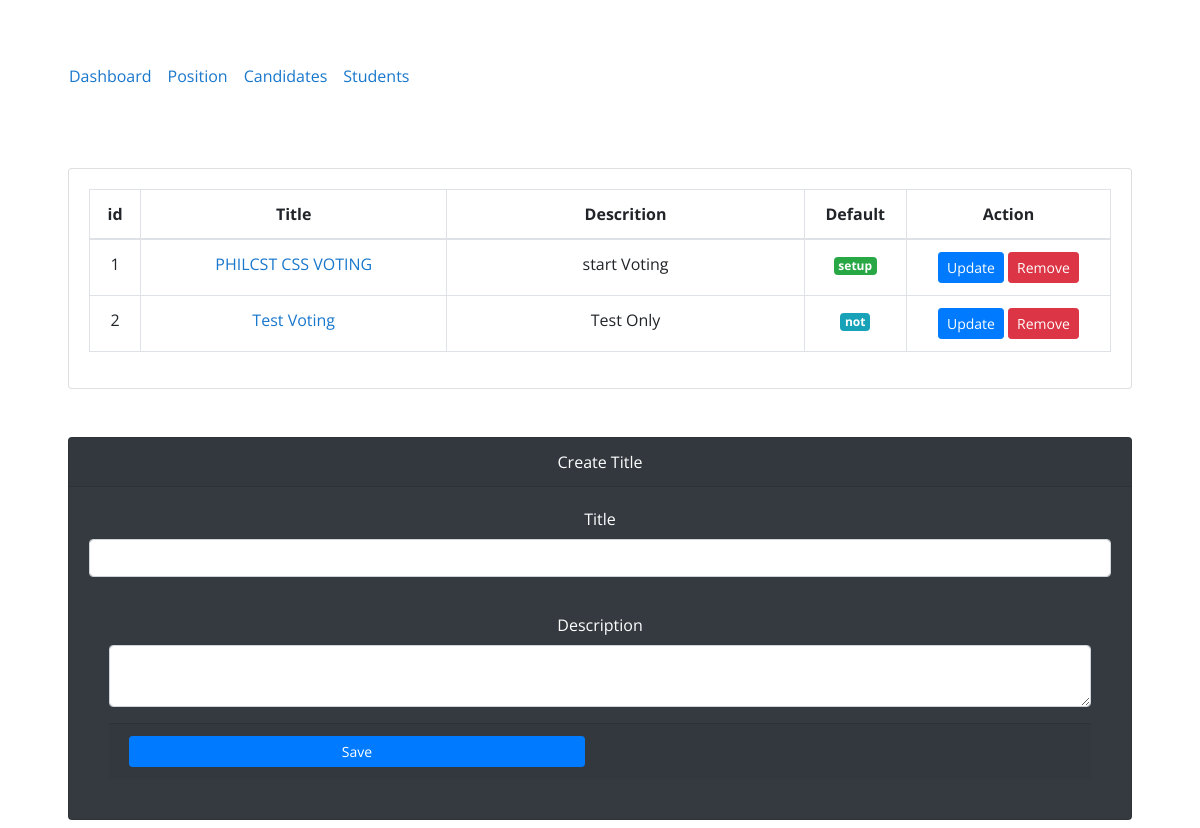
Page /index.php?page=voting_list (signed in) on the committed database.
### tables this page shows
CREATE TABLE `voting_list` (
  `id` int(30) NOT NULL,
  `title` varchar(250) NOT NULL,
  `description` text NOT NULL,
  `is_default` tinyint(1) NOT NULL DEFAULT 0
);

### voting_list.php (the view, shortened to what this page needs)
<?php include('db_connect.php');?>
<div class="col-md-12">
	<div class="card">
		<div class="card-body">
			<table class="table table-bordered">
				<colgroup>
				<col width="5%">
				<col width="30%">
				<col width="35%">
				<col width="10%">
				<col width="200%">
				</colgroup>
				<thead>
					<tr>
						<th class="text-center">id</th>
						<th class="text-center">Title</th>
						<th class="text-center">Descrition</th>
						<th class="text-center">Default</th>
						<th class="text-center">Action</th>
					</tr>
				</thead>
				<?php
				$i = 1;
				$vote = $conn->query("SELECT * FROM voting_list order by id asc");
				while($row=$vote->fetch_assoc()):?>
				<tr>
					<td class="text-center"><?php echo $i++ ?></td>
					<td class=""><a href="index.php?page=manage_voting&id=<?php echo $row['id'] ?>"><?php echo $row['title'] ?></a></td>
					<td class=""><?php echo $row['description'] ?></td>
					<?php if($row['is_default'] == 1): ?>
						<td class="text-center"><div class="badge badge-success">setup</div></td>
						<?php elseif($row['is_default'] == 0):  ?>
							<td class="text-center"><div class="badge badge-info update_default" data-id="<?php echo $row['id'] ?>">not</div></td>
							<?php endif; ?>
							<td class="text-center">
								<button class="btn btn-sm btn-primary edit_voting" type="button" data-id="<?php echo $row['id'] ?>">Update</button>
								<button class="btn btn-sm btn-danger delete_voting" type="button" data-id="<?php echo $row['id'] ?>">Remove</button>
							</td>
				</tr>
				<?php endwhile; ?>
			</table>
		</div>
	</div>
	<br>
	<br>
</div>
<div class="col-md-12 text-center text-white">
	<form action="" id="manage-voting">
		<div class="card bg-dark">
			<div class="card-header">Create Title</div>
			<div class="card-body">
				<div class="form-group">
					<label class="control-label">Title</label>
					<input type="text" class="form-control" name="title">
				</div>
				<div class="card-body">
					<div class="form-group">
						<label class="control-label">Description</label>
						<textarea type="text" class="form-control" name="description"></textarea>
					</div>
					<div class="card-footer text-center">
						<div class="row text-center">
							<div class="col-md-6">
								<button class="btn btn-sm btn-primary col-md-12"> Save</button>
							</div>
						</div>
					</div>
				</div>
			</div>
		</div>
</div>

### assets/css/style.css (style rules this page uses)
body { font-family: "Open Sans", sans-serif; color: #444444; width: 100%; height: calc(100%); }
a { color: #1977cc; }

### index.php (style rules this page uses)
body { background: url(jenn.jpeg); }

### voting_list.php (style rules this page uses)
body { background: url(jenn.jpeg); }

### rows in the picture
voting_list: title "PHILCST CSS VOTING", description "start Voting", is_default "setup"
voting_list: title "Test Voting", description "Test Only"
